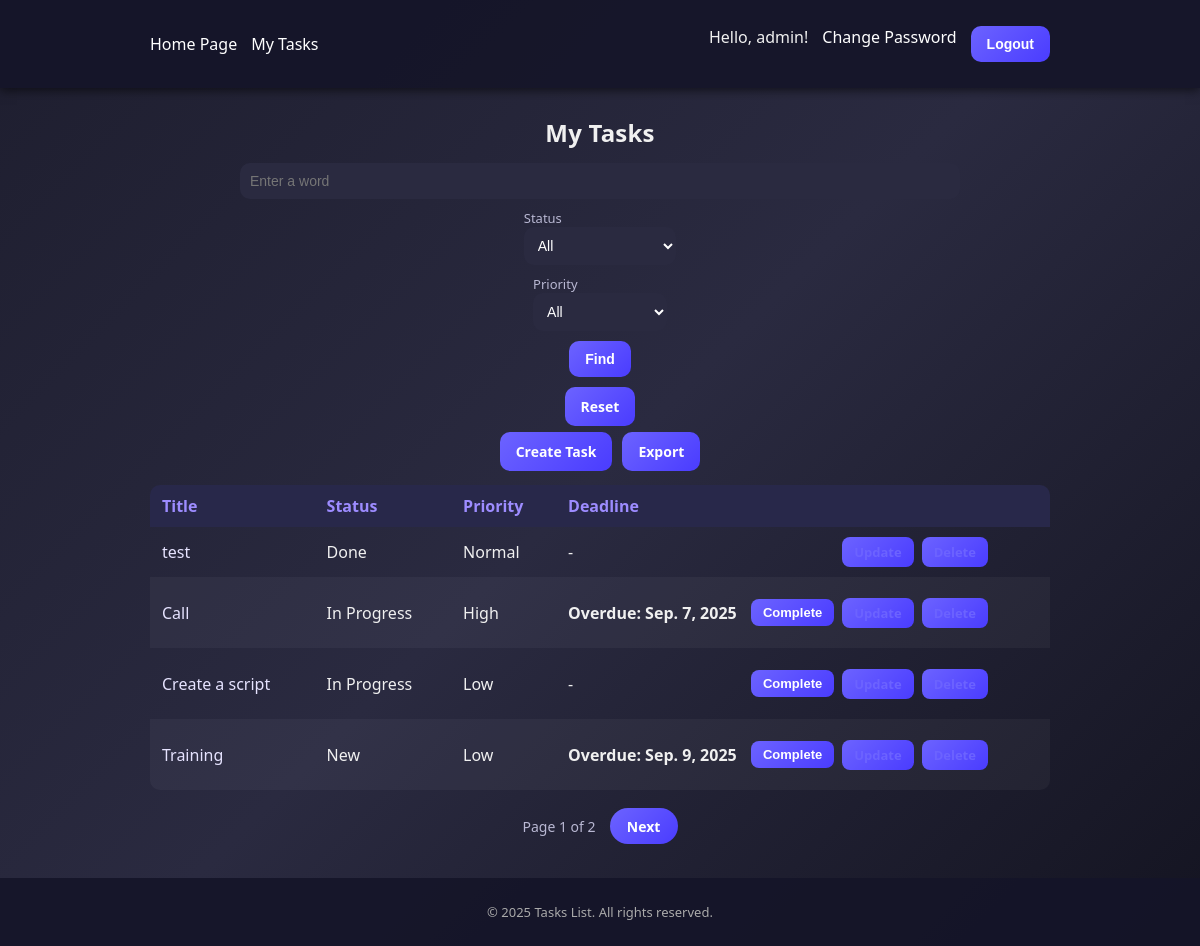
Before: /tasks/ (signed in) with the older database file.
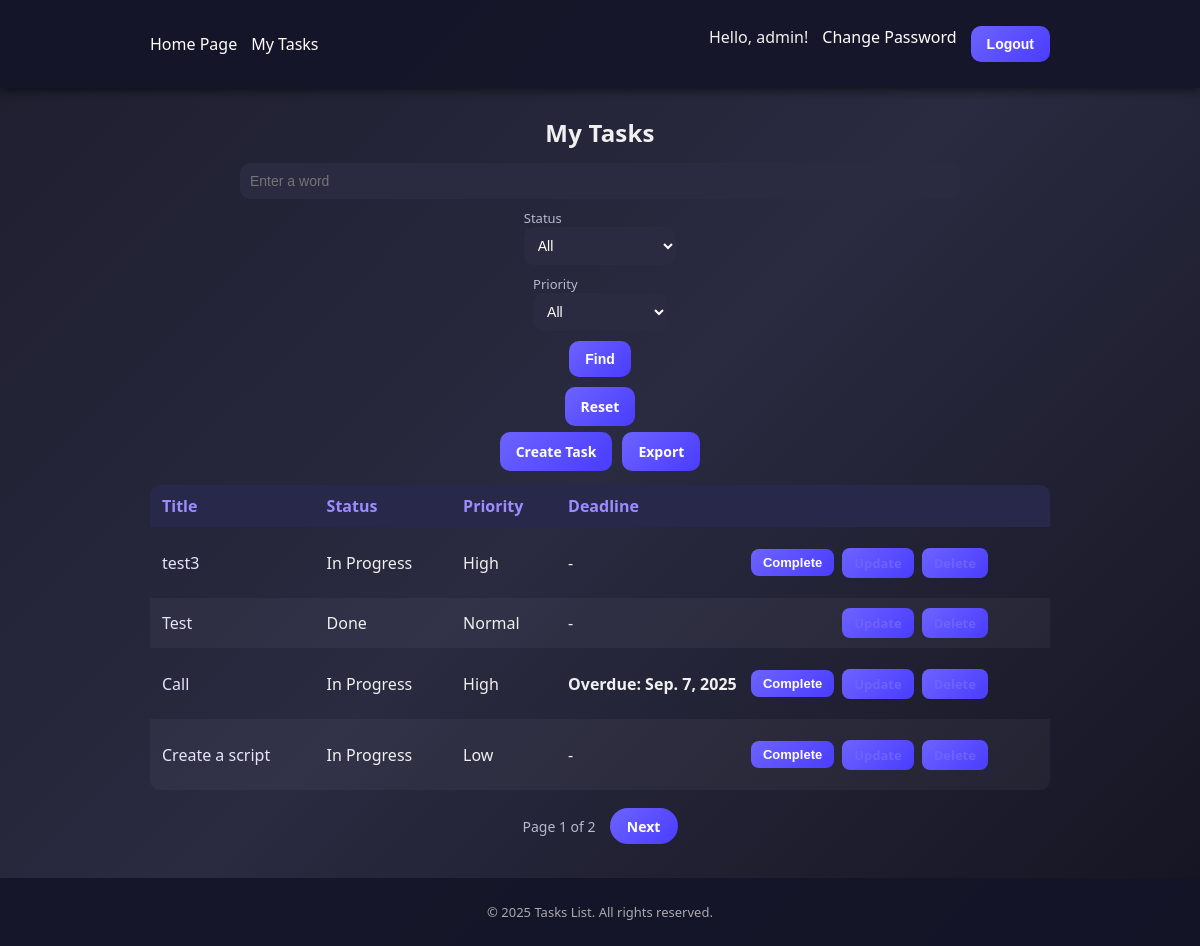
After: the same page with the newer database file.
### tasks/models.py (models this page shows, shortened)
class Task(models.Model):
    class Status(models.TextChoices):
        NEW='new','New'
        IN_PROGRESS='in_progress','In progress'
        DONE='done','Done'
    class Priority(models.IntegerChoices):
        LOW=1,'Low'
        NORMAL=2,'Normal'
        HIGH=3,'High'
    owner=models.ForeignKey(User,on_delete=models.CASCADE,related_name='tasks')
    title=models.CharField(max_length=120)
    description=models.TextField(blank=True)
    status=models.CharField(max_length=20,choices=Status,default=Status.NEW)
    priority=models.IntegerField(choices=Priority,default=Priority.NORMAL)
    due_date=models.DateField(null=True,blank=True)
    completed_at=models.DateTimeField(null=True,blank=True)
    tags=models.ManyToManyField(Tag,blank=True,related_name='tasks')
    created_at=models.DateTimeField(auto_now_add=True)
    updated_at=models.DateTimeField(auto_now=True)
    def is_overdue(self) -> bool:
        return (
            self.status != self.Status.DONE
            and self.due_date is not None
            and timezone.localdate() > self.due_date
        )

### tasks/views.py (the view)
# urls.py: path('',TaskListView.as_view(),name='list'),
class TaskListView(OwnerQuerysetMixin,ListView):
    model = Task
    template_name = 'tasks/list.html'
    context_object_name = 'tasks'
    paginate_by = 4
    def get_queryset(self):
        base=super().get_queryset()
        return filtered_tasks_qs(self.request,base)

### tasks/views.py (called while the page is built)
def filtered_tasks_qs(request,base_qs):
    qs=base_qs.select_related('owner').prefetch_related("tags")
    q=request.GET.get('q','').strip()
    if q:
        qs=qs.filter(title__icontains=q) | qs.filter(description__icontains=q)
    status=request.GET.get('status')
    valid_statuses={c[0] for c in Task.Status.choices}
    if status in valid_statuses:
        qs=qs.filter(status=status)
    priority = request.GET.get('priority')
    if priority and priority.isdigit() and int(priority) in {1,2,3}:
        qs=qs.filter(priority=int(priority))
    qs=qs.order_by('-created_at')
    return qs

    def get_queryset(self):
        qs=super().get_queryset()
        return qs.filter(owner=self.request.user)

### templates/tasks/list.html (shortened to what this page needs)
{% extends "base.html" %}
{% block content %}
<h2>My Tasks</h2>
<form method="get" class="inline-form">
  <input type="search" name="q" value="{{ request.GET.q }}" placeholder="Enter a word">
  <label>
    Status
    <select name="status">
      <option value="">All</option>
    </select>
  </label>
    <label>
    Priority
    <select name="priority">
      <option value="">All</option>
    </select>
  </label>
  <button type="submit" class="btn btn-sm">Find</button>
  <a href="{% url 'tasks:list' %}" class="btn btn-sm btn-secondary">Reset</a>
</form>
<div class="btn-group">
  <a href="{% url 'tasks:create' %}" class="btn btn-success">Create Task</a>
  <a href="{% url 'tasks:export' %}?{{request.GET.urlencode}}" class="btn btn-success">Export</a>
</div>
<table>
  <thead>
    <tr>
      <th>Title</th><th>Status</th><th>Priority</th><th>Deadline</th><th></th>
    </tr>
  </thead>
  <tbody>
  {% for t in tasks %}
    <tr>
      <td class="table-title"><a href="{% url 'tasks:detail' t.pk %}">{{ t.title }}</a></td>
      <td>
        {% if t.status == 'new' %}New{% elif t.status == 'in_progress' %}In Progress{% else %}Done{% endif %}
      </td>
      <td>{% if t.priority == 1 %}Low{% elif t.priority == 2 %}Normal{% else %}High{% endif %}</td>
      <td>
        {% if t.due_date %}
          {% if t.is_overdue %}<strong>Overdue: {{ t.due_date|date:"M. j, Y" }}</strong>{% else %}{{ t.due_date|date:"M. j, Y" }}{% endif %}
        {% else %}-{% endif %}
      </td>
      <td class="actions">
        {% if t.status != 'done' %}
          <form method="post" action="{% url 'tasks:complete' t.pk %}">
            <button type="submit" class="btn btn-xs">Complete</button>
          </form>
        {% endif %}
        <a href="{% url 'tasks:edit' t.pk %}" class="btn btn-xs">Update</a>
        <a href="{% url 'tasks:delete' t.pk %}" class="btn btn-xs btn-danger">Delete</a>
      </td>
    </tr>
  {% empty %}
    <tr><td colspan="5" style="text-align:center; padding:18px;">No Tasks</td></tr>
  {% endfor %}
  </tbody>
</table>
{% if is_paginated %}
  <div class="pagination">
    <span>
      Page {{ page_obj.number }} of {{ paginator.num_pages }}
    </span>
    {% if page_obj.has_next %}
      <a href="?page={{ page_obj.next_page_number }}{% if request.GET.q %}&q={{ request.GET.q }}{% endif %}">Next</a>
    {% endif %}
  </div>
{% endif %}
{% endblock %}

Changed rows visible on the page:
no longer on this page (row edited): Task: title "Training", status "New", priority "Low", due_date "Sep. 9, 2025"
added Task: title "test3", status "In Progress", priority "High"
changed Task: title "test" → "Test"
